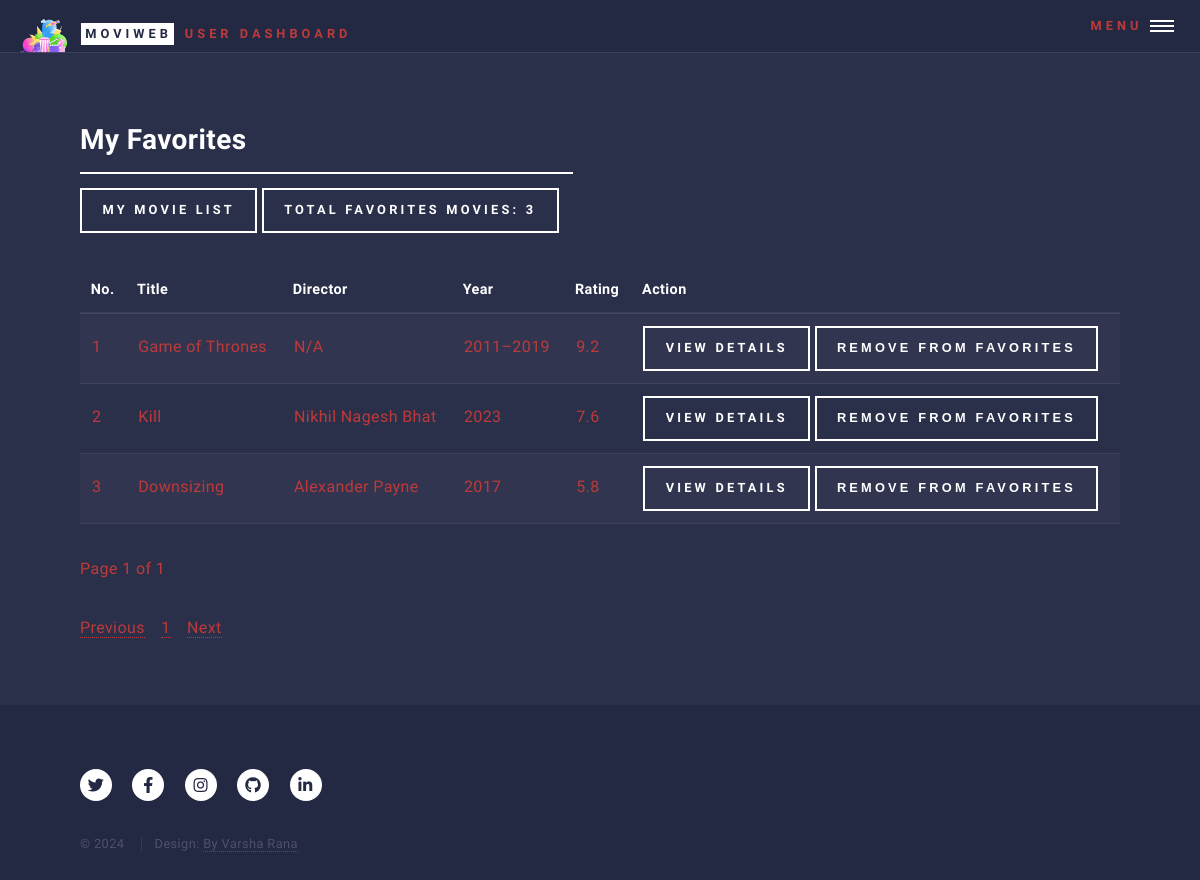
Screenshot of /user/user_favorites (signed in) with the database file from the repository.
### models.py (models this page shows)
class Movie(db.Model):
    __tablename__ = 'movie'
    id = db.Column(db.Integer, primary_key=True)
    title = db.Column(db.String(100), nullable=False)
    year = db.Column(db.Integer, nullable=False)
    rating = db.Column(db.Float, nullable=False)
    poster = db.Column(db.String(255))  # Optional field to store movie posters
    plot = db.Column(db.Text)  # Optional field to store the plot
    imdbID = db.Column(db.String(255), nullable=True)  # IMDb ID or link
    trailer = db.Column(db.String(255), nullable=True)  # New field to store YouTube trailer URL
    user_id = db.Column(db.Integer, db.ForeignKey('user.id'))
    admin_id = db.Column(db.Integer, db.ForeignKey('admin.id'))
    director_id = db.Column(db.Integer, db.ForeignKey('director.id'), nullable=False)  # Foreign key to Director
    genres = db.relationship('Genre', secondary=movie_genre, backref='movies')
    favorites = db.relationship('Favorite', back_populates='movie', lazy=True)  # Add this line

class Director(db.Model):
    __tablename__ = 'director'
    id = db.Column(db.Integer, primary_key=True)
    name = db.Column(db.String(100), nullable=False, unique=True)
    movies = db.relationship('Movie', backref='director', lazy=True)

### controllers/user_controllers/user_controller_for_user_favorites.py (the view)
def user_favorites():
    if not user_logged_in():
        return handle_not_logged_in()  # Handle case where user is not logged in
    user = user_logged_in()
    if user is None:
        return handle_invalid_user()
    page = request.args.get('page', 1, type=int)
    per_page = 5  # Number of movies per page
    user_favorites_query = (
        Movie.query.join(Favorite)
        .filter(Favorite.user_id == user.id, Favorite.movie_id == Movie.id)
    )
    num_favorites = user_favorites_query.count()
    movies = user_favorites_query.paginate(page=page, per_page=per_page, error_out=False)
    return render_template('user_favorites.html', num_favorites=num_favorites, movies=movies)

### controllers/common_fun.py (called while the page is built)
def user_logged_in():
    user_id = session.get('user_id')
    if user_id:
        return User.query.get(user_id)  # This should return the User object or None
    return None

### templates/user/user_favorites.html (shortened to what this page needs)
<!DOCTYPE HTML>
<html>
<head>
    <link rel="stylesheet" href="../../static/css/main.css"/>
</head>
<body class="is-preload">
<div id="wrapper">
    <header id="header" class="alt">
        {% include 'partials/user_header.html' %}
    </header>
    <div id="main">
        <section id="favorites">
            <div class="inner">
                <header class="major">
                    <h2>My Favorites</h2>
                    <a href="{{ url_for('user_bp.my_movies') }}" class="button">
                        My Movie List
                    </a>
                    <label class="button">Total Favorites Movies: {{ num_favorites }}</label>
                </header>
                {% include 'partials/user_favorites_content.html' %}
            </div>
        </section>
    </div>
    <footer id="footer">
        {% include 'partials/movie_web_app_footer.html' %}
    </footer>
</div>
</body>
</html>

### templates/partials/user_favorites_content.html
<div id="user-favorites-container">
    <table id="user-favorites-table">
        <thead>
        <tr>
            <th>No.</th>
            <th>Title</th>
            <th>Director</th>
            <th>Year</th>
            <th>Rating</th>
            <th>Action</th>
        </tr>
        </thead>
        <tbody>
        {% set start_no = (movies.page - 1) * movies.per_page + 1 %}
        {% for movie in movies.items %}
        <tr>
            <td>{{ start_no + loop.index0 }}</td>
            <td>{{ movie.title }}</td>
            <td>{{ movie.director.name }}</td>
            <td>{{ movie.year }}</td>
            <td>{{ movie.rating }}</td>
            <td>
                 <a href="{{ url_for('user_bp.view_movie_details', movie_id=movie.id) }}" class="button">
                    View Details
                </a>
                <form action="{{ url_for('user_bp.remove_from_favorites', movie_id=movie.id) }}" method="post"
                      style="display:inline;">
                    <button type="submit" class="button">Remove from Favorites</button>
                </form>
            </td>
        </tr>
        {% else %}
        <tr>
            <td colspan="5">No favorite movies found.</td>
        </tr>
        {% endfor %}
        </tbody>
    </table>
    <p>Page {{ movies.page }} of {{ movies.pages }}</p>
    <div id="pagination-container-user-favorites">
        <nav aria-label="Page navigation">
            <ul class="pagination">
                {% if movies.has_prev %}
                <li class="page-item">
                    <a class="page-link"
                       href="{{ url_for('user_bp.user_favorites', page=movies.prev_num) }}">Previous</a>
                </li>
                {% else %}
                <li class="page-item disabled">
                    <a class="page-link" href="#">Previous</a>
                </li>
                {% endif %}
                {% for page_num in movies.iter_pages() %}
                {% if page_num %}
                <li class="page-item {% if page_num == movies.page %}active{% endif %}">
                    <a class="page-link" href="{{ url_for('user_bp.user_favorites', page=page_num) }}">{{ page_num
                        }}</a>
                </li>
                {% else %}
                <li class="page-item disabled">
                    <a class="page-link" href="#">...</a>
                </li>
                {% endif %}
                {% endfor %}
                {% if movies.has_next %}
                <li class="page-item">
                    <a class="page-link" href="{{ url_for('user_bp.user_favorites', page=movies.next_num) }}">Next</a>
                </li>
                {% else %}
                <li class="page-item disabled">
                    <a class="page-link" href="#">Next</a>
                </li>
                {% endif %}
            </ul>
        </nav>
    </div>
</div>

### rows the page displays
Movie: start_no+loop.index0 "1", title "Game of Thrones", director.name "N/A", year "2011–2019", rating "9.2"
Movie: index0 "2", title "Kill", director.name "Nikhil Nagesh Bhat", year "2023", rating "7.6"
Movie: index0 "3", title "Downsizing", director.name "Alexander Payne", year "2017", rating "5.8"

### other values shown
{{ num_favorites }} "3"
{{ movies.page }} "1"
{{ movies.pages }} "1"
{{ page_num }} "1"
